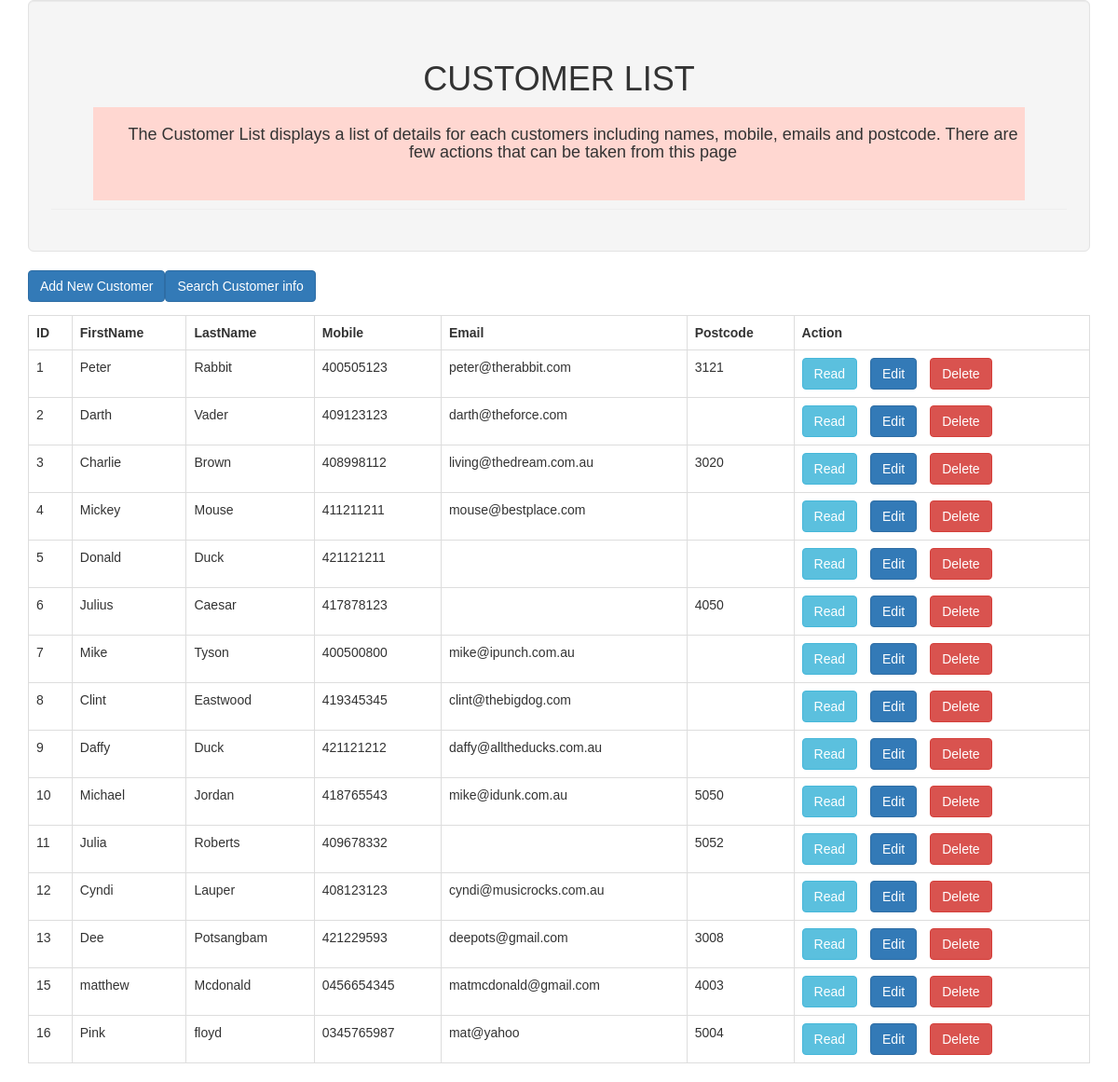
The page / on the database its author committed.
### tables this page shows
CREATE TABLE `contacts` (
  `id` int(11) NOT NULL,
  `firstname` varchar(40) NOT NULL,
  `lastname` varchar(40) NOT NULL,
  `mobile` varchar(15) NOT NULL,
  `email` varchar(40) DEFAULT NULL,
  `postcode` int(10) DEFAULT NULL
);

### index.php (the view, shortened to what this page needs)
<!DOCTYPE HTML>
<html>
<head>
    <link rel="stylesheet" href="https://maxcdn.bootstrapcdn.com/bootstrap/3.3.7/css/bootstrap.min.css" />
    <link href="css/1-horizontal.css" rel="stylesheet">
</head>
<body>
<div class="container">
<div class="well well-lg">
    <div class="page-header">
        <h1 align="center">CUSTOMER LIST</h1>
        <div id="slider">
            <div class="container">
                <div class="slide">
                    <p>
                    <h4>The Customer List displays a list of details for each customers including names, mobile, emails and postcode. There are few actions that can be taken from this page</h4>
                    </p>
                </div>
            </div>
        </div>
    </div>
</div>
    <?php
    include 'config/database.php';
    $query = "SELECT id, firstname,lastname, mobile, email, postcode FROM contacts ORDER BY id ASC";
    $stmt = $con->prepare($query);
    $stmt->execute();
    $num = $stmt->rowCount();
    echo "<a href='create.php' class='btn btn-primary m-b-1em'>Add New Customer</a>";
    echo "<a href='search.php' class='btn btn-primary m-b-1em'>Search Customer info</a>";
    if($num>0){
        echo "<table class='table table-hover table-responsive table-bordered'>";
        echo "<tr>";
        echo "<th>ID</th>";
        echo "<th>FirstName</th>";
        echo "<th>LastName</th>";
        echo "<th>Mobile</th>";
        echo "<th>Email</th>";
        echo "<th>Postcode</th>";
        echo "<th>Action</th>";
        echo "</tr>";
        while ($row = $stmt->fetch(PDO::FETCH_ASSOC)){
            extract($row);
            echo "<tr>";
            echo "<td>{$id}</td>";
            echo "<td>{$firstname}</td>";
            echo "<td>{$lastname}</td>";
            echo "<td>{$mobile}</td>";
            echo "<td>{$email}</td>";
            echo "<td>{$postcode}</td>";
            echo "<td>";
            echo "<a href='read_one.php?id={$id}' class='btn btn-info m-r-1em'>Read</a>";
            echo "<a href='update.php?id={$id}' class='btn btn-primary m-r-1em'>Edit</a>";
            echo "<a href='#' onclick='delete_user({$id});'  class='btn btn-danger'>Delete</a>";
            echo "</td>";
            echo "</tr>";
        }
        echo "</table>";
    }
    else{
        echo "<div class='alert alert-danger'>No records found.</div>";
    }
    ?>
</div>
</body>
</html>

### css/1-horizontal.css (style rules this page uses)
#slider, #slider .slide { width: 1000px; height: 100px; }
#slider { overflow: hidden; margin: 0 auto; font-size: 1.2em; background: #ffd7d1; }
#slider .container { position: relative; width: 9000px; top: 0; right: 0; animation: slide-animation 25s infinite; }
#slider .slide { position: relative; float: left; box-sizing: border-box; padding: 10px 20px; display: inline-block; }
html, body { font-family: arial; background: #ffffff; }
h1 { text-align: center; }
h4 { text-align: center; }

### index.php (style rules this page uses)
.m-r-1em { margin-right:1em; }
.m-b-1em { margin-bottom:1em; }

### rows shown on the page
contacts: id "1", firstname "Peter", lastname "Rabbit", mobile "400505123", email "peter@therabbit.com", postcode "3121"
contacts: id "2", firstname "Darth", lastname "Vader", mobile "409123123", email "darth@theforce.com"
contacts: id "3", firstname "Charlie", lastname "Brown", mobile "408998112", email "living@thedream.com.au", postcode "3020"
contacts: id "4", firstname "Mickey", lastname "Mouse", mobile "411211211", email "mouse@bestplace.com"
contacts: id "5", firstname "Donald", lastname "Duck", mobile "421121211"
contacts: id "6", firstname "Julius", lastname "Caesar", mobile "417878123", postcode "4050"
contacts: id "7", firstname "Mike", lastname "Tyson", mobile "400500800", email "mike@ipunch.com.au"
contacts: id "8", firstname "Clint", lastname "Eastwood", mobile "419345345", email "clint@thebigdog.com"
contacts: id "9", firstname "Daffy", lastname "Duck", mobile "421121212", email "daffy@alltheducks.com.au"
contacts: id "10", firstname "Michael", lastname "Jordan", mobile "418765543", email "mike@idunk.com.au", postcode "5050"
contacts: id "11", firstname "Julia", lastname "Roberts", mobile "409678332", postcode "5052"
contacts: id "12", firstname "Cyndi", lastname "Lauper", mobile "408123123", email "cyndi@musicrocks.com.au"
contacts: id "13", firstname "Dee", lastname "Potsangbam", mobile "421229593", email "deepots@gmail.com", postcode "3008"
contacts: id "15", firstname "matthew", lastname "Mcdonald", mobile "0456654345", email "matmcdonald@gmail.com", postcode "4003"
contacts: id "16", firstname "Pink", lastname "floyd", mobile "0345765987", email "mat@yahoo", postcode "5004"
